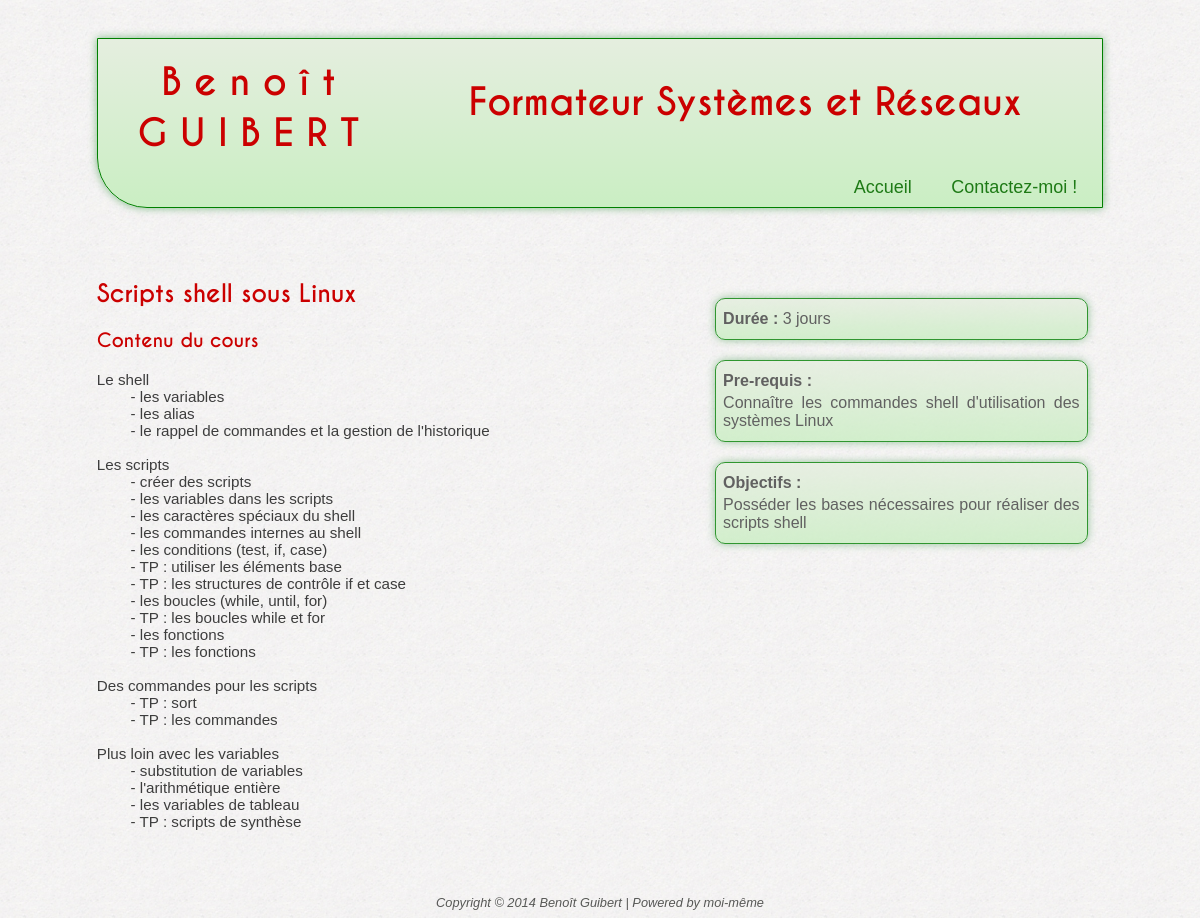
Page /cours/4 on the committed database.
### main/models.py (models this page shows)
class Cours(models.Model):
	id_cours = models.CharField(max_length=25)
	intitule = models.CharField(max_length=100)
	prerequis = models.TextField(default="Aucun")
	objectif = models.TextField(default="")
	duree = models.IntegerField(max_length=2)
	icone = models.CharField(max_length=25, null=True)
	categorie = models.ForeignKey('Categorie', default=1)
	mots_cles = models.CharField(max_length=100, null=True)
	tarif = models.IntegerField(max_length=4)
	contenu = models.TextField()
	def __str__(self):
		"""
                Cette méthode à définir dans tous les modèles permettra
		de reconnaître facilement les différents objets traités
                par la suite et pour l'administration
                """
                return u'%s' % self.id_cours

### main/views.py (the view)
# urls.py: url(r'^cours/(?P<cours_id>\d+)$', 'afficher_cours'),
def afficher_cours(request, cours_id):
	cours = get_object_or_404(Cours, id=cours_id)
	formations = Cours.objects.all()
	return render(request, 'monCV/afficher_cours.html', locals())

### templates/monCV/afficher_cours.html
﻿{% extends "monCV/base.html" %}
{% block section %}
<article>
	<h2>{{ cours.intitule }}</h2>
	<h3>Contenu du cours</h3>
	<pre>{{ cours.contenu }}</pre>
</article>
{% endblock %}
{% block aside %}
	<div class="infos">
		<p><strong>Durée :</strong> {{ cours.duree}} jours</p>
	</div>
	<div class="infos">
		<p><strong>Pre-requis :</strong></p>
		<p>{{ cours.prerequis }}</p>
	</div>
	<div class="infos">
		<p><strong>Objectifs :</strong></p>
		<p>{{ cours.objectif}}</p>
	</div>
{% endblock %}

### static/css/styles.css (style rules this page uses)
html { font-family: sans-serif; //font-family: Courier,monospace ; //font-weight: bold ; }
h2 { color: #CB0000 ; font-family: caviardreams; }
h3 { color: #CB0000 ; font-family: caviardreams ; }
p { color: #3D3D3D ; }
pre { color: #3D3D3D; font-size: 1.1em ; }
body { background: url('img/back.jpg') ; }
pre { font-family: sans-serif; font-size: 0.95em; }
aside .infos { //display: inline-block; background: linear-gradient( #E5EEDF, #CAEEC3 ) ; border: 1px groove green ; border-radius: 10px ; box-shadow: 0 0 8px rgba(75, 160, 85, 0.7) ; margin: 20px 10px ; padding: 7px ; color: #3D3D3D ; opacity: 0.8; }
aside .infos p { text-align: justify ; }
aside .infos p, aside .infos ul { margin-top: 4px; margin-bottom: 4px ; }

### rows in the picture
Cours: intitule "Scripts shell sous Linux", contenu "Le shell - les variables - les alias - le rappel de commandes et la gestion de l'historique Les scripts - créer des scripts - les variables dans les scripts - les caractères spéciaux du shell - les commandes internes au shell - les conditions (test, if, case) - TP : utiliser les éléments base - TP : les structures de contrôle if et case - les boucles (while, until, for) - TP : les boucles while et for - les fonctions - TP : les fonctions Des commandes pour les scripts - TP : sort - TP : les commandes Plus loin avec les variables - substitution de variables - l'arithmétique entière - les variables de tableau - TP : scripts de synthèse", duree "3", prerequis "Connaître les commandes shell d'utilisation des systèmes Linux", objectif "Posséder les bases nécessaires pour réaliser des scripts shell"
